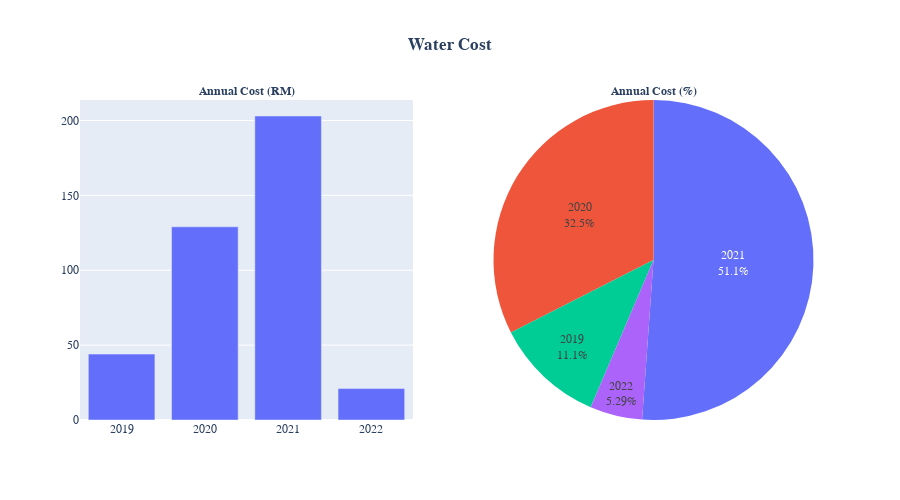

Here is the notebook cell this chart was saved with:
### Code cell
fig = make_subplots(
    rows=1, cols=2,
    specs=[[{"type": "xy"},{"type": "domain"}]],
    subplot_titles=('<b>Annual Cost (RM)</b>','<b>Annual Cost (%)</b>')
)

fig.add_trace(go.Bar(x = df['Year'], y = df['Total Cost (RM)'],
                     name='Total Cost (RM)'),row=1, col=1)

fig.add_trace(go.Pie(values=df['Total Cost (RM)'],
                     labels=df['Year'],
                     textinfo='label+percent'),row=1, col=2)

fig.update_layout(height=500, showlegend=False,
                 title_text='<b>Water Cost</b>', title_x=0.5)
fig.update_annotations(font=dict(family="Helvetica", size=12))
fig.update_layout(font=dict(family="Helvetica", size=12))

fig.show()

### Figure 1 — Plotly figure (JSON) as saved in the notebook; plotly's stock layout.template omitted (floating-point values rounded to 4 significant figures)
{"data": [{"name": "Total Cost (RM)", "type": "bar", "x": [2019, 2020, 2021, 2022], "xaxis": "x", "y": [44, 129, 203, 21], "yaxis": "y"}, {"domain": {"x": [0.55, 1], "y": [0, 1]}, "labels": [2019, 2020, 2021, 2022], "textinfo": "label+percent", "type": "pie", "values": [44, 129, 203, 21]}], "layout": {"annotations": [{"font": {"family": "Helvetica", "size": 12}, "showarrow": false, "text": "<b>Annual Cost (RM)</b>", "x": 0.225, "xanchor": "center", "xref": "paper", "y": 1, "yanchor": "bottom", "yref": "paper"}, {"font": {"family": "Helvetica", "size": 12}, "showarrow": false, "text": "<b>Annual Cost (%)</b>", "x": 0.775, "xanchor": "center", "xref": "paper", "y": 1, "yanchor": "bottom", "yref": "paper"}], "font": {"family": "Helvetica", "size": 12}, "height": 500, "showlegend": false, "title": {"text": "<b>Water Cost</b>", "x": 0.5}, "xaxis": {"anchor": "y", "domain": [0, 0.45]}, "yaxis": {"anchor": "x", "domain": [0, 1]}}}
